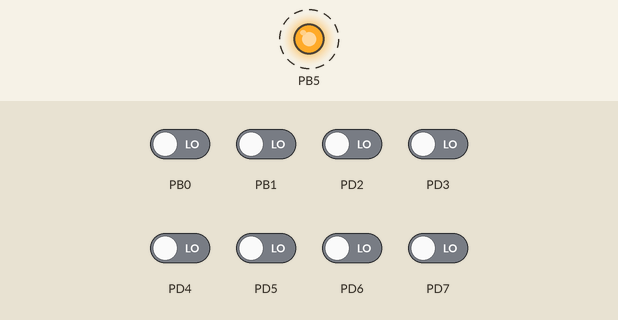
Recording of a program running on a simulated ATmega328P, built with avr-gcc and emulated at 16 MHz. On the bench: output pins drawn as LEDs (lit = HIGH). Dashed ring = blinking. The test bench sets the inputs (shaded band); at power-on: PB0, PB1, PD2–7 LOW. What the program prints to the serial monitor is not drawn.

Above: at 0.2 s.
Timing chart, 0 to 3.0 s (numbered marks = the images above):
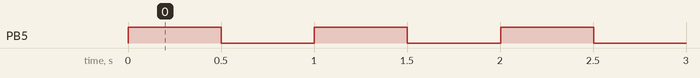

The program:

main.c
```c
// (licence header left out)
#ifndef F_CPU
#define F_CPU 16000000UL
#endif

#include <stdlib.h>
#include <avr/io.h>
#include <stdio.h>
#include <util/delay.h>
#include <stdint.h>
#include <avr/sfr_defs.h>

#include "main.h"
#include "uart.h"
#include "digital.h"

void init(void) {

    /* Switch inputs. */
    pin_mode(2, INPUT);
    pin_mode(3, INPUT);
    pin_mode(4, INPUT);
    pin_mode(5, INPUT);
    pin_mode(6, INPUT);
    pin_mode(7, INPUT);
    pin_mode(8, INPUT);
    pin_mode(9, INPUT);

    /* In input mode, when pull-up is enabled, default state of pin becomes ’1′. So even if */
    /* you don’t connect anything to pin and if you try to read it, it will read as 1. Now, */
    /* when you externally drive that pin to zero(i.e. connect to ground / or pull-down),   */
    /* only then it will be read as 0. */

    pin_pullup(2, DISABLE);
    pin_pullup(3, DISABLE);
    pin_pullup(4, DISABLE);
    pin_pullup(5, DISABLE);
    pin_pullup(6, DISABLE);
    pin_pullup(7, DISABLE);
    pin_pullup(8, DISABLE);
    pin_pullup(9, DISABLE);

    /* Blinken led. */
    pin_mode(13, OUTPUT);

}

int main(void) {

    init();
    uart_init();
    stdout = &uart_output;
    stdin  = &uart_input;

    int  value;

    while (1) {

        /* Blink led by toggling state of PORTB5 (Arduino digital 13). */
        //PORTB ^= _BV(PORTB5);
        pin_toggle(13);

        value = digital_read(2);
        printf("%d", value);

        value = digital_read(3);
        printf("%d", value);

        value = digital_read(4);
        printf("%d", value);

        value = digital_read(5);
        printf("%d", value);

        value = digital_read(6);
        printf("%d", value);

        value = digital_read(7);
        printf("%d", value);

        value = digital_read(8);
        printf("%d", value);

        value = digital_read(9);
        printf("%d\n", value);

        _delay_ms(500);
    }

    return 0;

}
```

digital.h
```c
// (licence header left out)
#ifndef DIGITAL_H
#define DIGITAL_H
#include "pins.h"

#define digital_read(pin)       EXPAND_WRAPPER(_D_READ, ARDUINOPIN_TO_PORTID(pin), ARDUINOPIN_TO_PORTMSK(pin) )
#define digital_write(pin, val) D_WRITE_##val(pin)

#endif /* DIGITAL_H */
```

main.h
```c
static void uart_init(void);
static void init(void);
```

uart.h
```c
int uart_putchar(char c, FILE *stream);
int uart_getchar(FILE *stream);

void uart_init(void);

struct rx_ring;
struct tx_ring;

/* http://www.ermicro.com/blog/?p=325 */

FILE uart_output = FDEV_SETUP_STREAM(uart_putchar, NULL, _FDEV_SETUP_WRITE);
FILE uart_input = FDEV_SETUP_STREAM(NULL, uart_getchar, _FDEV_SETUP_READ);
```

uart_async.c
```c
/* Based on Atmel Application Note AVR 306 */

#include <avr/io.h>
#include <avr/interrupt.h>
#include <stdio.h>

#ifndef BAUD
#define BAUD 9600
#endif
#include <util/setbaud.h>

#ifndef UART_RX_BUFFER_SIZE
#define UART_RX_BUFFER_SIZE 64
#endif

#ifndef UART_TX_BUFFER_SIZE
#define UART_TX_BUFFER_SIZE 64
#endif

struct tx_ring {
    int buffer[UART_TX_BUFFER_SIZE];
    int start;
    int end;
};

struct rx_ring {
    int buffer[UART_RX_BUFFER_SIZE];
    int start;
    int end;
};

static struct tx_ring tx_buffer;
static struct rx_ring rx_buffer;

/* http://www.cs.mun.ca/~rod/Winter2007/4723/notes/serial/serial.html */

void uart_init(void) {

    tx_buffer.start = 0;
    tx_buffer.end   = 0;

    rx_buffer.start = 0;
    rx_buffer.end   = 0;

    UBRR0H = UBRRH_VALUE;
    UBRR0L = UBRRL_VALUE;

    UCSR0C = _BV(UCSZ01) | _BV(UCSZ00); /* 8-bit data */
    UCSR0B = _BV(RXEN0) | _BV(TXEN0);   /* Enable RX and TX */

    sei();
}

int uart_putchar(char c, FILE *stream) {
    if (c == '\n') {
        uart_putchar('\r', stream);
    }

    int write_pointer = (tx_buffer.end + 1) % UART_TX_BUFFER_SIZE;

    if (write_pointer != tx_buffer.start){
        tx_buffer.buffer[tx_buffer.end] = c;
        tx_buffer.end = write_pointer;

        /* Data available. Enable the transmit interrupt for serial port 0. */
        UCSR0B |= _BV(UDRIE0);
    }

    return 0;
}

int uart_getchar(FILE *stream) {
    int read_pointer = (rx_buffer.start + 1) % UART_RX_BUFFER_SIZE;

    rx_buffer.start = read_pointer;
    return rx_buffer.buffer[read_pointer];
}

ISR(USART_RX_vect) {
    int write_pointer = (rx_buffer.end + 1) % UART_RX_BUFFER_SIZE;

    /* Add next byte to ringbuffer if it has space available. */
    if (write_pointer != rx_buffer.start){
        rx_buffer.buffer[rx_buffer.end] = UDR0;
        rx_buffer.end = write_pointer;
    }
}

ISR(USART_UDRE_vect){
    int read_pointer = (tx_buffer.start + 1) % UART_TX_BUFFER_SIZE;

    /* Transmit next byte if data available in ringbuffer. */
    if (read_pointer != tx_buffer.end) {
        UDR0 = tx_buffer.buffer[read_pointer];
        tx_buffer.start = read_pointer;
    } else {
        /* Nothing to send. Disable the transmit interrupt for serial port 0. */
        UCSR0B &= ~_BV(UDRIE0);
    }
}
```

Source omitted: pins.h (20455 bytes)

Measured:
- by itself, PB5: alternates HIGH for 0.50 s and LOW for 0.50 s
